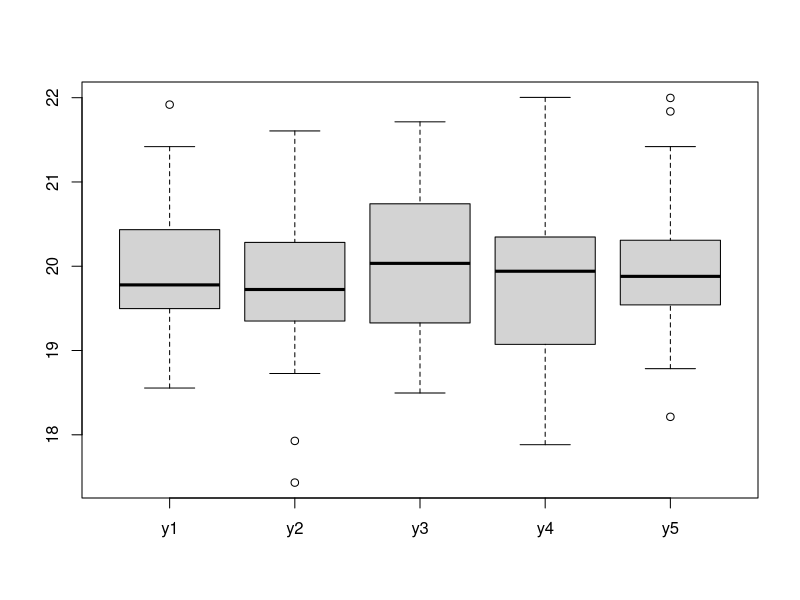
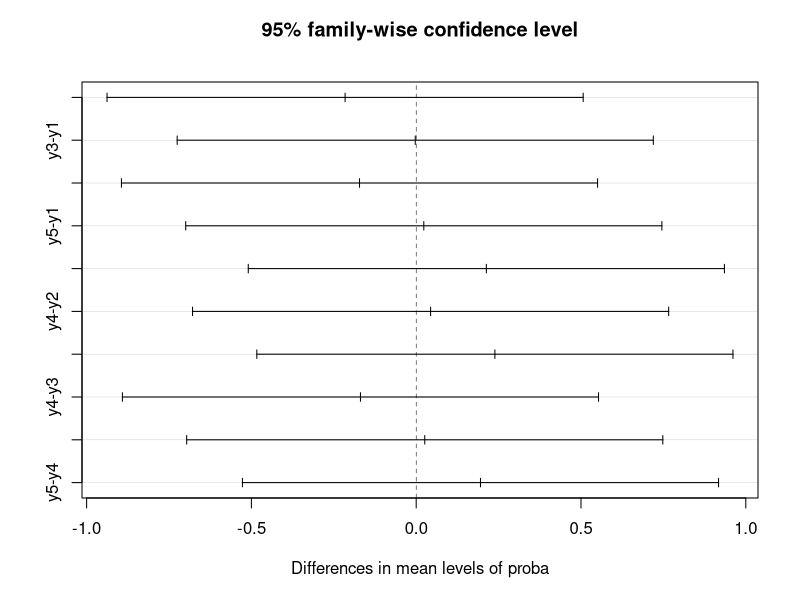
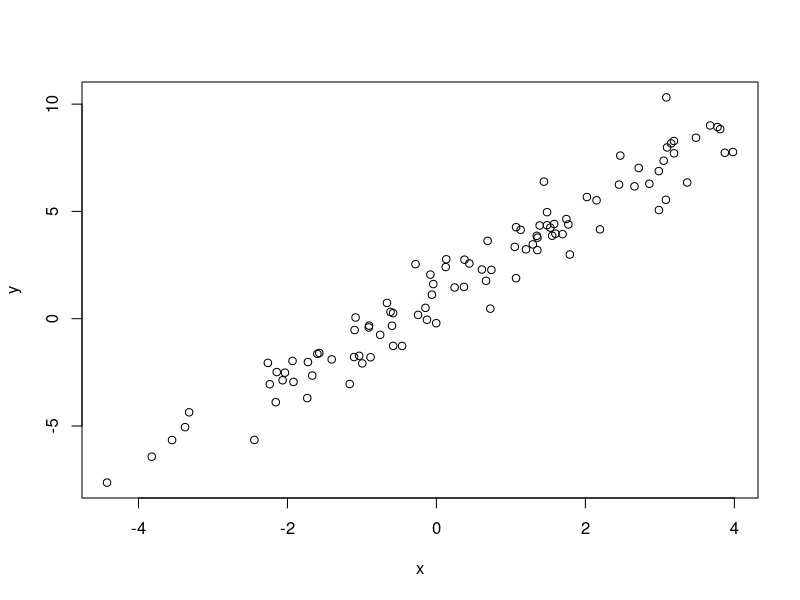
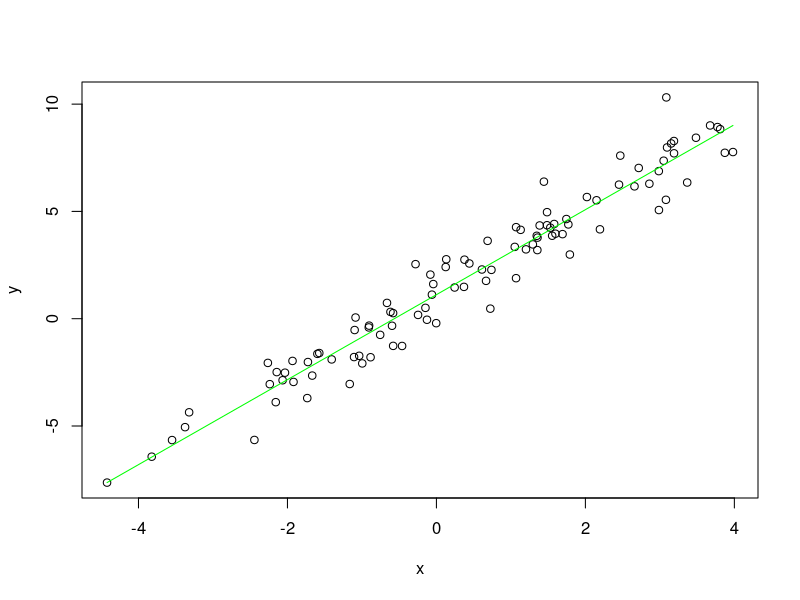
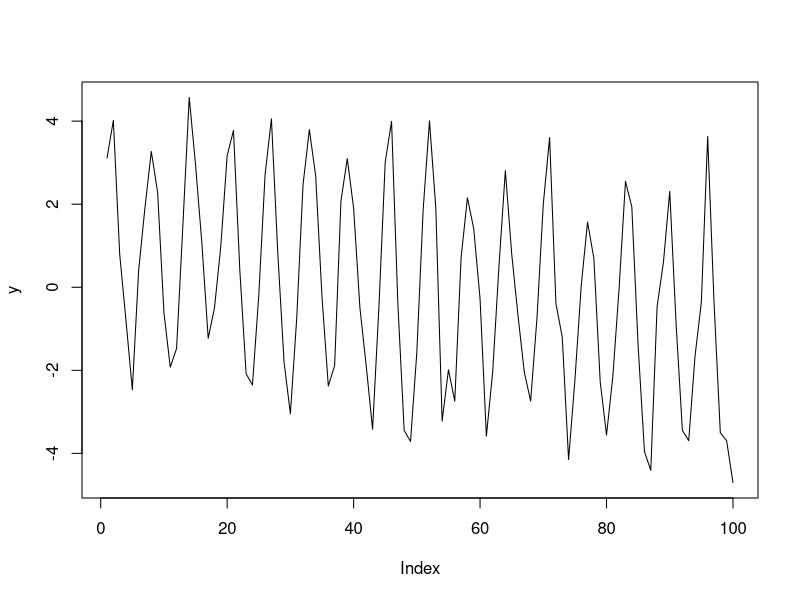

These charts were generated, in order, by the following R code:
# Laboratorium


n = 25; mi = 20; sigma = 1
y1 = rnorm(n, mi, sigma)
y2 = rnorm(n, mi, sigma)
y3 = rnorm(n, mi, sigma)
y4 = rnorm(n, mi, sigma)
y5 = rnorm(n, mi, sigma)

y = cbind.data.frame(y1, y2, y3, y4, y5)
boxplot(y)

dane_anova = stack(y)
names(dane_anova) <- c('dane', 'proba')

bartlett.test(dane~proba, data = dane_anova)

aov_res = aov(dane~proba, data = dane_anova)
summary(aov_res)

kruskal.test(dane~proba, dane_anova)

Tukey_res = TukeyHSD(aov_res)
print(Tukey_res)

plot(Tukey_res)


# DODAMY COS DO STALYCH
n = 25; mi = 20; sigma = 1; al_2 = 1 # lub 2 lub 4
y1 = rnorm(n, mi, sigma)
y2 = rnorm(n, mi, sigma) + al_2
y3 = rnorm(n, mi, sigma)
y4 = rnorm(n, mi, sigma)
y5 = rnorm(n, mi, sigma)

n = 25; mi = 20; sigma = 1; al_4 = -2
y1 = rnorm(n, mi, sigma)
y2 = rnorm(n+1, mi, sigma)
y3 = rnorm(n+2, mi, sigma)
y4 = rnorm(n+3, mi, sigma) + al_4
y5 = rnorm(n+4, mi, sigma)
dane_anova = data.frame( dane = c(y1, y2, y3, y4, y5),
                         proba = rep( c("y1", "y2", "y3", "y4", "y5"), 
                                      times = c(length(y1), length(y2), length(y3), length(y4), length(y5))) )



# REGRESJA 
n = 100; mi = 0; sigma = 2
x = rnorm(n, mi, sigma)
e = rnorm(n, 0, 1)
b0 = 1; b1 = 2
y = b1*x + b0 + e
plot(x, y)


lm_res = lm(y~x)
summary(lm_res)

arg = c(min(x), max(x))
out = coef(lm_res)[2]*arg + coef(lm_res)[1]
plot(x, y)
lines(arg, out, col = 'green')


# REGRESJA WIELOWYMIAROWA
n = 100
x0 = rep(1, n)
x1 = (1:n)/n
x2 = sin(1:n)
x3 = runif(n, -1, 1)
x = cbind(x0, x1, x2, x3)
b = c(1, -2, 3, -1)
e = rnorm(n, 0, 0.5)
y = x%*%b + e

plot(y, type = 'l')
lm_res = lm(y ~ 1 + x1 + x2 + x3)
summary(lm_res)
